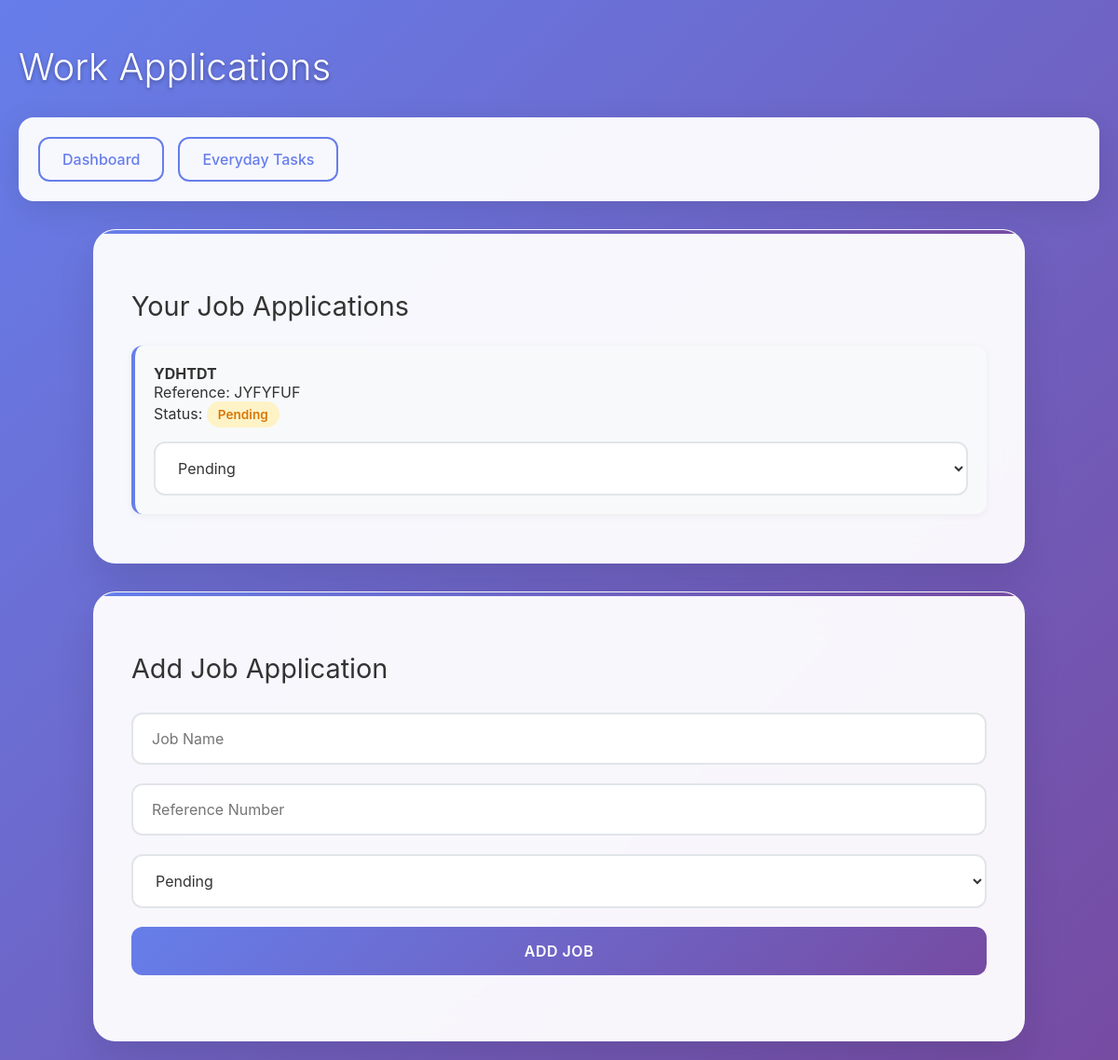
Page /job_applications on the committed database.
### tables this page shows
CREATE TABLE job_applications (
    id INTEGER PRIMARY KEY,
    job_name TEXT,
    reference_number TEXT,
    status TEXT
);

### app.py (the view)
@app.route("/job_applications")
def job_applications():
    jobs = get_job_applications()
    return render_template("job_applications.html", jobs=jobs)

### tasks.py (called while the page is built)
def get_job_applications():
    conn = sqlite3.connect("database.db")
    cursor = conn.cursor()
    cursor.execute("SELECT * FROM job_applications")
    jobs = cursor.fetchall()
    conn.close()
    return jobs

### templates/job_applications.html (shortened to what this page needs)
<!DOCTYPE html>
<html>
<head>
<link rel="stylesheet" href="/static/style.css">
</head>
<body>
<h1>Work Applications</h1>
<div class="taskbar">
    <a href="/" class="taskbar-link">Dashboard</a>
    <a href="/tasks" class="taskbar-link">Everyday Tasks</a>
</div>
<div class="container">
<div class="section">
<h2>Your Job Applications</h2>
<ul>
{% for job in jobs %}
<li>
    <strong>{{ job[1] }}</strong><br>
    Reference: {{ job[2] }}<br>
    Status: <span class="status-badge status-{{ job[3] }}">{{ job[3] | title }}</span>
    <div style="margin-top: 15px;">
        <select class="status-select" data-job-id="{{ job[0] }}" data-current-status="{{ job[3] }}">
            <option value="pending" {% if job[3] == 'pending' %}selected{% endif %}>Pending</option>
        </select>
    </div>
</li>
{% endfor %}
</ul>
</div>
<div class="section">
<h2>Add Job Application</h2>
<form action="/add_job" method="post">
<input type="text" name="job_name" placeholder="Job Name" required>
<input type="text" name="reference_number" placeholder="Reference Number" required>
<select name="status">
<option value="pending">Pending</option>
</select>
<button type="submit">Add Job</button>
</form>
</div>
</div>
</body>
</html>

### static/style.css (style rules this page uses)
body { font-family: -apple-system, BlinkMacSystemFont, 'Segoe UI', Roboto, Oxygen, Ubuntu, Cantarell, sans-serif; background: linear-gradient(135deg, #667eea 0%, #764ba2 100%); color: #333; margin: 0; padding: 20px; min-height: 100vh; }
h1 { color: #fff; text-shadow: 0 2px 4px rgba(0,0,0,0.3); font-weight: 300; margin-bottom: 30px; font-size: 2.5em; }
.taskbar { background: rgba(255, 255, 255, 0.95); backdrop-filter: blur(10px); padding: 20px; margin-bottom: 30px; border-radius: 16px; display: flex; gap: 15px; box-shadow: 0 8px 32px rgba(0,0,0,0.1); border: 1px solid rgba(255, 255, 255, 0.2); }
.taskbar-link { color: #667eea; text-decoration: none; padding: 12px 24px; border: 2px solid #667eea; border-radius: 12px; transition: all 0.3s cubic-bezier(0.4, 0, 0.2, 1); font-weight: 500; position: relative; overflow: hidden; }
.taskbar-link::before { content: ''; position: absolute; top: 0; left: -100%; width: 100%; height: 100%; background: linear-gradient(90deg, transparent, rgba(255,255,255,0.2), transparent); transition: left 0.5s; }
.container { display: grid; grid-template-columns: 1fr; gap: 30px; max-width: 1000px; margin: 0 auto; }
.section { background: rgba(255, 255, 255, 0.95); backdrop-filter: blur(20px); padding: 40px; border-radius: 24px; box-shadow: 0 20px 40px rgba(0,0,0,0.1); border: 1px solid rgba(255, 255, 255, 0.2); transition: all 0.3s cubic-bezier(0.4, 0, 0.2, 1); position: relative; overflow: hidden; }
.section::before { content: ''; position: absolute; top: 0; left: 0; right: 0; height: 4px; background: linear-gradient(90deg, #667eea, #764ba2); }
.section h2 { color: #333; margin-bottom: 25px; font-weight: 400; font-size: 1.8em; position: relative; }
ul { list-style-type: none; padding: 0; margin: 0; }
li { background: #f8f9fa; margin: 12px 0; padding: 20px; border-radius: 12px; border-left: 4px solid #667eea; transition: all 0.3s cubic-bezier(0.4, 0, 0.2, 1); position: relative; box-shadow: 0 2px 8px rgba(0,0,0,0.05); }
form { margin: 30px 0; display: grid; gap: 20px; }
input, select, button { padding: 16px 20px; border: 2px solid #e1e5e9; border-radius: 12px; font-size: 16px; transition: all 0.3s cubic-bezier(0.4, 0, 0.2, 1); background: white; font-family: inherit; }
input, select { color: #333; width: 100%; box-sizing: border-box; }
button { background: linear-gradient(135deg, #667eea 0%, #764ba2 100%); color: white; border: none; cursor: pointer; font-weight: 600; text-transform: uppercase; letter-spacing: 0.5px; position: relative; overflow: hidden; }
button::before { content: ''; position: absolute; top: 0; left: -100%; width: 100%; height: 100%; background: linear-gradient(90deg, transparent, rgba(255,255,255,0.2), transparent); transition: left 0.5s; }
.section { animation: fadeInUp 0.6s cubic-bezier(0.4, 0, 0.2, 1); }
.taskbar { animation: fadeInUp 0.6s cubic-bezier(0.4, 0, 0.2, 1); }
.status-badge { display: inline-block; padding: 6px 12px; border-radius: 20px; font-size: 0.85em; font-weight: 600; }
.status-badge.status-pending { background: #fef3c7; color: #d97706; }

### rows in the picture
job_applications: job_name "YDHTDT", reference_number "JYFYFUF", status "Pending", status+id "Pending"
